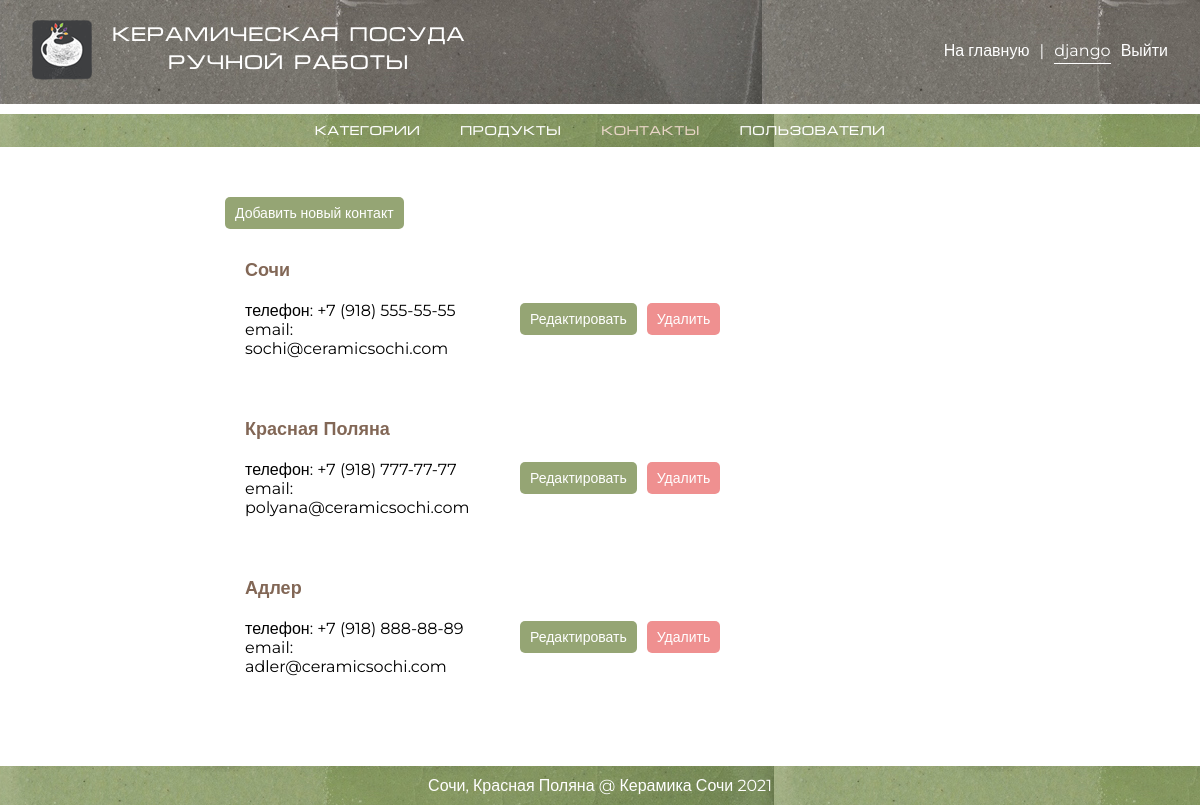
Screenshot of /my_admin/contacts/ (signed in) with the database file from the repository.
### authapp/models.py (models this page shows, shortened)
class ShopUser(AbstractUser):
    age = models.PositiveSmallIntegerField(verbose_name='возраст', null=True)
    avatar = models.ImageField(verbose_name='аватарка', upload_to='user_avatars', blank=True)

### mainapp/models.py (models this page shows, shortened)
class Contact(models.Model):
    city = models.CharField(verbose_name='город', max_length=64)
    phone = models.CharField(verbose_name='телефон', max_length=20)
    email = models.EmailField(verbose_name='email', max_length=254)
    is_active = models.BooleanField(verbose_name='активный', default=1)

### adminapp/views.py (the view)
# urls.py: path('contacts/', adminapp.ContactListView.as_view(), name='contacts'),
class ContactListView(SuperUserOnlyMixin, PageContextMixin, ListView):
    model = Contact
    template_name = 'adminapp/contacts.html'
    page_title = 'Админка / Контакты'
    ordering = ['-is_active', 'pk']

### adminapp/views.py (called while the page is built)
    @method_decorator(user_passes_test(lambda x: x.is_superuser))
    def dispatch(self, *args, **kwargs):
        return super().dispatch(*args, **kwargs)

    def get_context_data(self, **kwargs):
        context = super().get_context_data(**kwargs)
        context['page_title'] = self.page_title
        return context

### adminapp/templates/adminapp/contacts.html (shortened to what this page needs)
{% extends 'adminapp/base.html' %}
{% block content %}
    <div class="objects-container">
        <div class="create-container">
            <div class="a-button green"><a href="{% url 'adminapp:contact_create' %}">Добавить новый контакт</a>
            </div>
        </div>
        {% for item in object_list %}
            <div class="item-container {% if not item.is_active %}not_active{% endif %}">
                <div class="description-container column-middle">
                    <div class="title">{{ item.city }}</div>
                    <div class="description">
                        телефон: {% if item.phone %}{{ item.phone }}{% else %}не указан{% endif %}
                        email: {% if item.email %}{{ item.email }}{% else %}не указан{% endif %}
                    </div>
                </div>
                {% if item.is_active %}
                    <div class="update-container column-middle">
                        <div class="a-button green"><a href="{% url 'adminapp:contact_update' item.pk %}">Редактировать</a>
                        </div>
                    </div>
                {% endif %}
                <div class="{% if item.is_active %}delete-container{% else %}update-container{% endif %} column-middle">
                    <form action="{% url 'adminapp:contact_toggle_active' item.pk %}" method="post">
                        <button class="standard {% if item.is_active %}red{% else %}green{% endif %}" type="submit">
                            {% if item.is_active %}Удалить{% else %}Восстановить{% endif %}</button>
                    </form>
                </div>
            </div>
        {% endfor %}
    </div>
{% endblock %}

### adminapp/templates/adminapp/base.html (shortened to what this page needs)
<!DOCTYPE html>
{% load static %}
<html lang="ru">
<head>
    {% block css %}
        <link rel="stylesheet" href="{% static 'style.css' %}">
        <link rel="stylesheet" href="{% static 'admin.css' %}">
    {% endblock %}
</head>
<body>
<div class="wrapper-container column">
    <div class="top-container">
        <div class="inner-container">
            <div class="logo-container row">
                <div><a href="{% url 'mainapp:index' %}"><img src="{% static 'img/logo.png' %}" alt=""></a></div>
                <div class="title center">Керамическая посуда<br> ручной работы</div>
            </div>
            <div class="links row flex-wrap">
                <div class="menu-link"><a href="{% url 'mainapp:index' %}">На главную</a></div>
                <div class="menu-link">|</div>
                <div class="menu-link active">
                    {% if user.first_name %}{{ user.first_name|title }}{% else %}{{ user.username }}{% endif %}
                </div>
                <div class="menu-link"><a href="{% url 'authapp:logout' %}">Выйти</a></div>
            </div>
        </div>
    </div>
    <div class="middle-container {{ content_class }}">
        {% include 'adminapp/includes/inc__menu.html' %}
        <div class="inner-container">
            {% block content %}
            {% endblock %}
        </div>
    </div>
    <div class="footer-container">
        <div class="inner-container center">
            Сочи, Красная Поляна @ Керамика Сочи {% now 'Y' %}
        </div>
    </div>
</div>
</body>
</html>

### static/style.css (style rules this page uses)
html, body { height: 100%; }
button { border: none; cursor: pointer; }
a { color: #687251; }
html { overflow-y: scroll; }
* { margin: 0; padding: 0; box-sizing: border-box; font-family: 'Montserrat', sans-serif; font-size: 16px; }
.wrapper-container { min-height: 100% }
.inner-container { width: 1080px; max-width: 100%; margin: 0 auto; }
@media (max-width: 1200px) { .inner-container { width: calc(100% - 64px); } }
.top-container { padding: 20px 0; background-image: url("/static/img/bg_top.jpg"); color: white; }
.top-container .inner-container { align-items: center; height: 100%; display: flex; justify-content: space-between; }
.top-container .title { font-family: 'micra', sans-serif; font-size: 20px; padding-left: 20px; line-height: 140%; }
.flex-wrap { flex-wrap: wrap; }
.menu-link { margin-left: 10px; padding-bottom: 3px; }
.menu-link a { color: white; text-decoration: none; transition: .3s; }
.menu-link:hover, .menu-link.active { border-bottom: 1px solid white; }
.column-middle { display: flex; flex-direction: column; justify-content: center; }
.middle-container { flex: 1; }
.footer-container { background-image: url("/static/img/bg_green.jpg"); color: white; padding: 10px 0; }
.row { display: flex; flex-direction: row; }
.column { display: flex; flex-direction: column; }
.center { text-align: center; }

### static/admin.css (style rules this page uses)
.objects-container { margin: 50px auto; width: 750px; max-width: 100%; }
.objects-container .item-container { display: flex; flex-wrap: wrap; padding: 20px 0; }
.objects-container .description-container { margin: 0 20px; width: 250px; max-width: 100%; }
.objects-container .description-container .title { font-size: 18px; font-weight: bold; color: #826756; }
.objects-container .description-container .description { margin: 20px 0; }
.objects-container .delete-container, .objects-container .update-container { padding: 0 5px; }
.create-container { margin-bottom: 10px; }
.a-button a { display: block; width: fit-content; }
.a-button a, button.standard { padding: 7px 10px; font-size: 14px; text-decoration: none; border-radius: 5px; color: white; }
.objects-container .delete-container .a-button a, .objects-container .update-container .a-button a { margin: 0 auto; }
.a-button.red a, button.standard.red { background-color: #ef9090; }
.a-button.green a, button.standard.green { background-color: #95a574; }

### rows the page displays
ShopUser: username "django"
Contact: city "Сочи", phone "+7 (918) 555-55-55", email "sochi@ceramicsochi.com", is_active "Редактировать"
Contact: city "Красная Поляна", phone "+7 (918) 777-77-77", email "polyana@ceramicsochi.com", is_active "Редактировать"
Contact: city "Адлер", phone "+7 (918) 888-88-89", email "adler@ceramicsochi.com", is_active "Редактировать"
